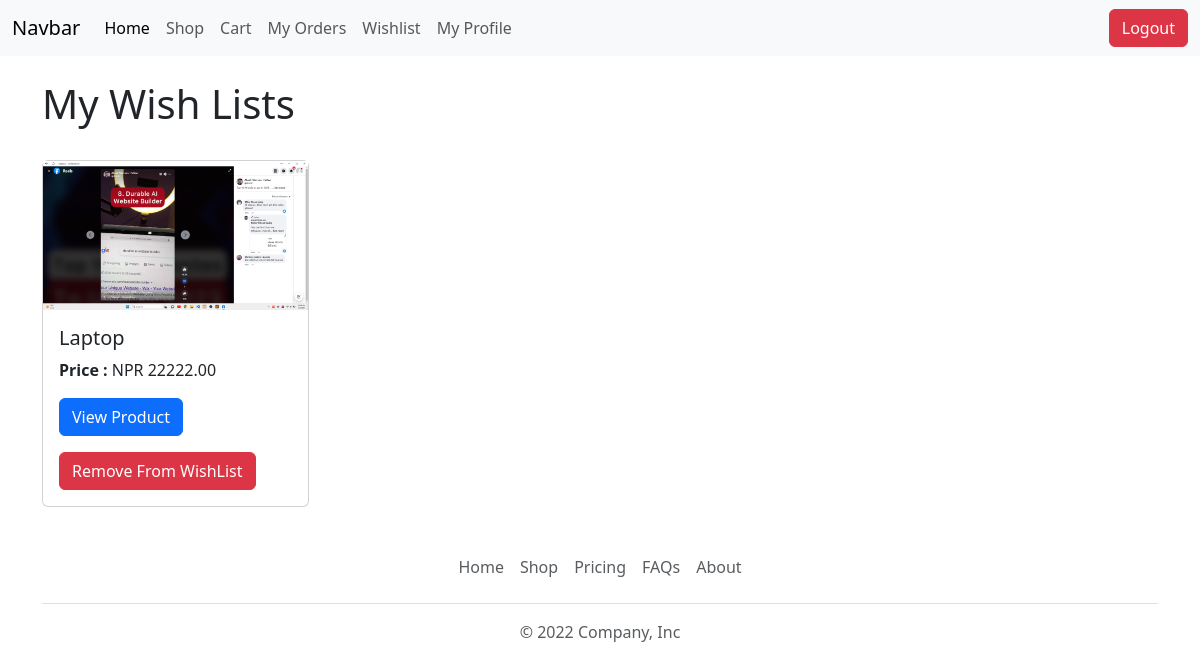
The app's page /wishlist/ (signed in) with its own data.
### e_commerce/models.py (models this page shows, shortened)
class WishList (models.Model):
    user = models.ForeignKey(User, on_delete=models.CASCADE)
    product = models.ForeignKey('Product', on_delete=models.CASCADE)

class Product(models.Model):
    name = models.CharField(max_length = 240)
    image = models.FileField(upload_to = 'product_images/', null = True, blank= True)
    price = models.DecimalField(max_digits = 10, decimal_places = 2)
    quantity = models.IntegerField()
    description = models.TextField()

### e_commerce/views.py (the view)
# urls.py: path('wishlist/', wishList),
def wishList(request):
    user = request.user
    if user.is_authenticated:
        wishlist_item = WishList.objects.filter(user = user)
    else:
        wishlist_item = None
    return render(request, 'fontends/wishlist.html', {'wishlists':wishlist_item})

### templates/fontends/wishlist.html (shortened to what this page needs)
{% extends 'fontends/layout/main.html' %} {% block title %}My Wish Lists{% endblock %} {% block content %}
<div class="container mt-4">
    <h1>My Wish Lists</h1>
    {% if user.is_authenticated %} {% if wishlists %}
    <div class="row mt-3  g-3">
        {% for item in wishlists%}
        <div class="col-lg-3">
            <div class="card">
                {% if item.product.image%}
                <img src="{{item.product.image.url}}" alt='{{item.product.image}}'> {% else %}
                <img src="https://www.pngkey.com/png/full/233-2332677_ega-png.png" alt='https://www.pngkey.com/png/full/233-2332677_ega-png.png'> {% endif %}
                <div class="card-body">
                    <h5 class="card-title">{{item.product.name}}</h5>
                    <p class="card-text"><strong>Price : </strong>NPR {{item.product.price}}</p>
                    <a href="/product/{{item.product.id}}" class="btn btn-primary">View Product</a>
                    <form method="POST" action="/remove_from_wishlist/{{ item.id }}">
                        <div class="row">
                            <div class="col-lg-12 mt-3">
                                <div class="">
                                    <button type="submit" class="btn btn-danger" href="">Remove From WishList</button>
                                </div>
                            </div>
                        </div>
                    </form>
                </div>
            </div>
        </div>
        {% endfor %}
    </div>
    {% else %}
    <p class="text-center">List is empty</p>
    {% endif %} {% else %}
    <p>Please <a href="/login/">log in</a> to view your orders.</p>
    {% endif %}
</div>
{% endblock %}

### records on screen
WishList: product.image (picture), product.name "Laptop", product.price "22222.00"
